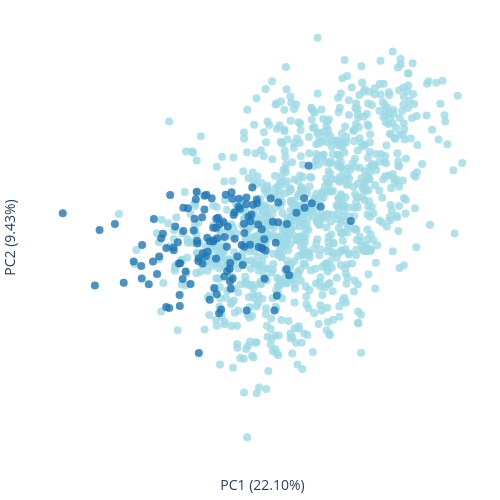

Notebook code for this chart:
### Code cell
import plotly.graph_objects as go 

# Visualize pca 
OR_name = list(pca_df.index)

# Extract OR class from index
OR_family = [re.match(r'Or(\d+)', _OR).group(1) if re.match(r'Or(\d+)', _OR) else 'None' for _OR in pca_df.index]

# Define Class I and Class II based on OR number ranges
Class_I_df = pca_df.loc[[_OR for _OR, cls in zip(pca_df.index, OR_family) if cls in map(str, range(51, 57))]]
Class_II_df = pca_df.loc[[_OR for _OR, cls in zip(pca_df.index, OR_family) if cls in map(str, range(1, 15))]]


# Define colors for each class
# colormap = cf.distinct_colors(['Class_I', 'Class_II'], custom_color=['#E6A4B5', '#98BEE5'])
# colormap = cf.distinct_colors(['Class_I', 'Class_II'], custom_color=['#E0115F', '#3892e8'])
colormap = cf.distinct_colors(['Class_I', 'Class_II'], category='tab20')

# Plot
fig = go.Figure()

fig.add_trace(go.Scatter(
    x=Class_II_df.iloc[:, 0],
    y=Class_II_df.iloc[:, 1],
    text=Class_II_df.index,
    mode='markers',
    name='Class_II',
    marker=dict(
        color=colormap['Class_II'],
        # size = 8, opacity=0.3
    )
))

fig.add_trace(go.Scatter(
    x=Class_I_df.iloc[:, 0],  # First dimension
    y=Class_I_df.iloc[:, 1],  # Second dimension
    text=Class_I_df.index,    # Labels
    mode='markers',
    name='Class_I',
    marker=dict(
        color=colormap['Class_I'],
        # size = 8, opacity=0.3
    )
))


fig.update_traces( marker=dict(size=8, opacity = 0.8))
fig.update_layout(xaxis_title = f'PC1 ({variance_ratio[0]*100:.2f}%)',
                  yaxis_title = f'PC2 ({variance_ratio[1]*100:.2f}%)',
                  xaxis=dict(showticklabels=False), yaxis=dict(showticklabels=False),
                  margin=dict(r=10, l=10, b=10, t=10),
                  height = 500, width = 500, showlegend=False, 
                  plot_bgcolor='white',  # set the plot background color to white
                  paper_bgcolor='white',  # set the paper background color to white
)
fig.show()
# fig.write_html('../../output/ESM/PCA/Cbc_esm/PCA_Cbc_esm_class.html')

### Figure 1 — Plotly figure (JSON) as saved in the notebook; plotly's stock layout.template omitted (floating-point values rounded to 4 significant figures; data arrays with more than 128 entries replaced by an {"elided": "..."} marker saying what was removed)
{"data": [{"marker": {"color": "#9edae5", "opacity": 0.8, "size": 8}, "mode": "markers", "name": "Class_II", "text": {"elided": "985 str values"}, "type": "scatter", "x": {"elided": "985 float values"}, "y": {"elided": "985 float values"}}, {"marker": {"color": "#1f77b4", "opacity": 0.8, "size": 8}, "mode": "markers", "name": "Class_I", "text": {"elided": "130 str values"}, "type": "scatter", "x": {"elided": "130 float values"}, "y": {"elided": "130 float values"}}], "layout": {"height": 500, "margin": {"b": 10, "l": 10, "r": 10, "t": 10}, "paper_bgcolor": "white", "plot_bgcolor": "white", "showlegend": false, "width": 500, "xaxis": {"showticklabels": false, "title": {"text": "PC1 (22.10%)"}}, "yaxis": {"showticklabels": false, "title": {"text": "PC2 (9.43%)"}}}}
